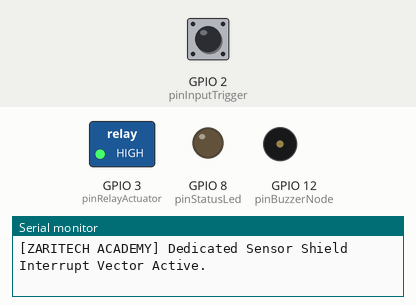
Bench run of a sketch on a simulated ESP8266 (NodeMCU). Shown: switched loads named in the sketch (green lamp = pin HIGH), output pins drawn as LEDs (lit = HIGH), buzzer (waves = sounding, pin HIGH), the last lines printed to the serial monitor. The inputs (shaded band) are chosen by the test bench; at power-on: GPIO 2 (pinInputTrigger) HIGH.

Above: at 1.2 s.
1.3 s: GPIO 2 (pinInputTrigger) pulled LOW for 0.15 s
At 2.1 s:
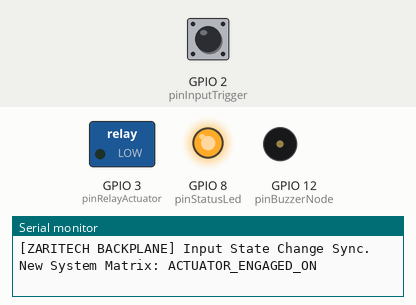
2.9 s: GPIO 2 (pinInputTrigger) pulled LOW for 1 s
At 3.5 s:
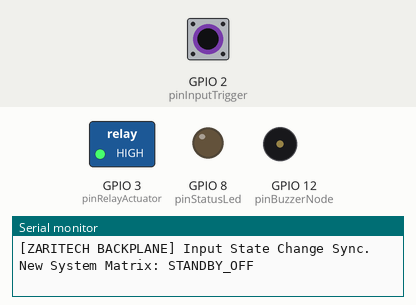
5.4 s: GPIO 2 (pinInputTrigger) pulled LOW for 3.2 s
At 5.43 s:
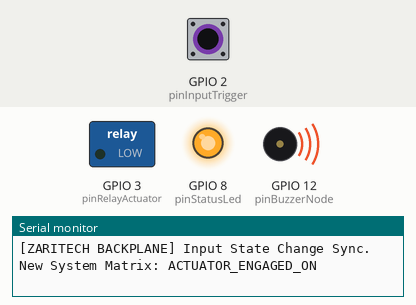
Timing chart, 0 to 8.4 s (numbered marks = the images above; inputs shaded):
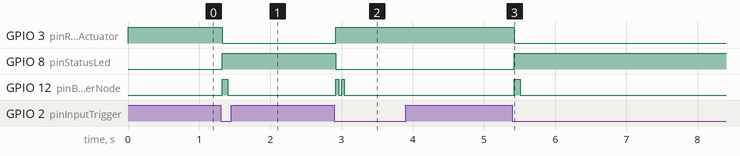

The sketch:

zaritech_shield_infrastructure.ino
```cpp
// (licence header left out)
// Hardware Input/Output Pin Allocations (Sensor Shield Mapped)
const int pinInputTrigger   = 2;  // Mapped to Digital SVG Port D2 (Hardware Interrupt)
const int pinRelayActuator  = 3;  // Mapped to Digital SVG Port D3 (Isolated Actuation)
const int pinBuzzerNode     = 12; // Mapped to Digital SVG Port D12 (Acoustic Indicator)
const int pinStatusLed      = 8;  // Mapped to Digital SVG Port D8 (Visual Feedback)

// Operational Volumetric Registers
volatile bool isActuatorTriggered = false;
unsigned long lastDebounceTime     = 0;
const int HARDWARE_DEBOUNCE_MS     = 250;

// Hardware Interrupt Service Routine (ISR)
void ICACHE_RAM_ATTR handleShieldInterruption() {
  if ((millis() - lastDebounceTime) > HARDWARE_DEBOUNCE_MS) {
    isActuatorTriggered = !isActuatorTriggered; // Toggle the active latch state asynchronously
    lastDebounceTime = millis();
  }
}

void setup() {
  // Initialize Corporate Logging Diagnostics Pipeline
  Serial.begin(9600);
  Serial.println("[ZARITECH ACADEMY] Initializing Backplane Sensor Shield Substrate...");

  // Register Interface Pins for Output States
  pinMode(pinRelayActuator, OUTPUT);
  pinMode(pinBuzzerNode, OUTPUT);
  pinMode(pinStatusLed, OUTPUT);

  // Enforce Safe Baseline Operational States on Boot
  digitalWrite(pinRelayActuator, HIGH); // Disengage active-low relay array loop
  digitalWrite(pinBuzzerNode, LOW);
  digitalWrite(pinStatusLed, LOW);

  // Bind Input Pin with Secure Pull-Up Lock to Hardware Interrupt 0 (Pin 2)
  pinMode(pinInputTrigger, INPUT_PULLUP);
  attachInterrupt(digitalPinToInterrupt(pinInputTrigger), handleShieldInterruption, FALLING);

  Serial.println("[ZARITECH ACADEMY] Dedicated Sensor Shield Interrupt Vector Active.");
}

void loop() {
  // Static state caching container
  static bool lastProcessedState = false;

  // Track if an asynchronous state toggle event has been verified
  if (isActuatorTriggered != lastProcessedState) {
    lastProcessedState = isActuatorTriggered;

    Serial.print("[ZARITECH BACKPLANE] Input State Change Sync. New System Matrix: ");
    Serial.println(isActuatorTriggered ? "ACTUATOR_ENGAGED_ON" : "STANDBY_OFF");

    executeHardwareSystemSync(isActuatorTriggered);
  }

  delay(10); // Prevent process execution starvation loop
}

// Complete System Backplane Sync Driver
void executeHardwareSystemSync(bool engageState) {
  if (engageState == true) {
    digitalWrite(pinRelayActuator, LOW);   // Engage High-Voltage Load Link (Active-Low)
    digitalWrite(pinStatusLed, HIGH);      // Light up tracking diagnostic led

    // Fire localized sharp haptic tone
    digitalWrite(pinBuzzerNode, HIGH);
    delay(80);
    digitalWrite(pinBuzzerNode, LOW);
  } else {
    digitalWrite(pinRelayActuator, HIGH);  // Disengage High-Voltage Load Link
    digitalWrite(pinStatusLed, LOW);       // Clear diagnostic indicator

    // Fire brief double click buzzer tone
    digitalWrite(pinBuzzerNode, HIGH); delay(40); digitalWrite(pinBuzzerNode, LOW); delay(40);
    digitalWrite(pinBuzzerNode, HIGH); delay(40); digitalWrite(pinBuzzerNode, LOW);
  }
}
```

Measured:
- after the input at 1.3 s, GPIO 3 (pinRelayActuator): HIGH → LOW at once; GPIO 8 (pinStatusLed): LOW → HIGH at once; GPIO 12 (pinBuzzerNode): LOW → HIGH at once, → LOW 0.08 s later
- after the input at 2.9 s, GPIO 3 (pinRelayActuator): LOW → HIGH at once; GPIO 8 (pinStatusLed): HIGH → LOW at once; GPIO 12 (pinBuzzerNode): alternates HIGH for 0.04 s and LOW for 0.04 s, 4 changes in all, then stays LOW, starting at once
- after the input at 5.4 s, GPIO 3 (pinRelayActuator): HIGH → LOW at once; GPIO 8 (pinStatusLed): LOW → HIGH at once; GPIO 12 (pinBuzzerNode): LOW → HIGH at once, → LOW 0.08 s later
